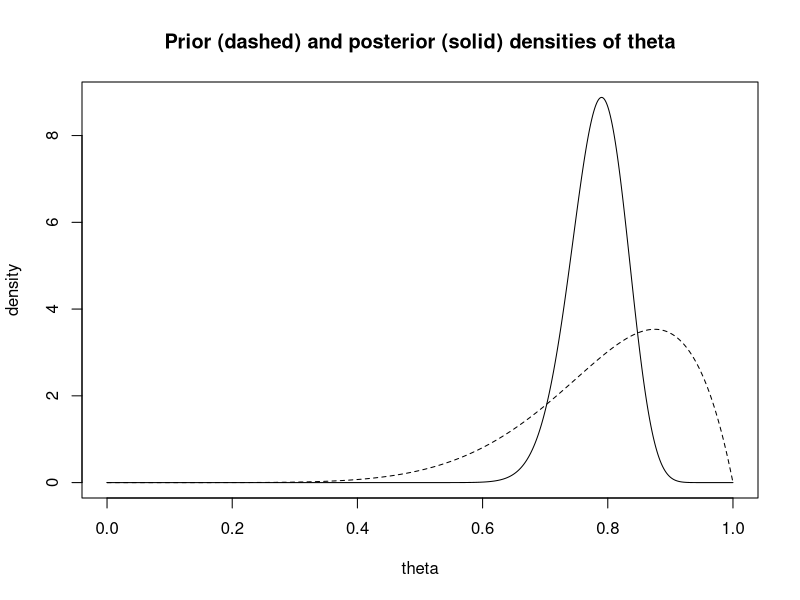

Recreate this plot in R.
## ---- chunk 1
alpha = 8; beta = 2; n_1 = 57; n_0 = 16
theta = seq(0, 1, by=0.001)
plot(theta, dbeta(theta, alpha + n_1, beta + n_0), type='l',
     main='Prior (dashed) and posterior (solid) densities of theta', xlab='theta', ylab='density')
lines(theta, dbeta(theta, alpha, beta), lt='dashed')
